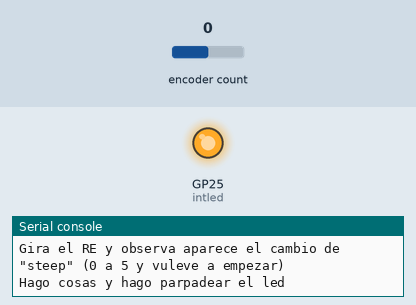
Bench run of a program on a simulated Raspberry Pi Pico running MicroPython. Parts: output pins drawn as LEDs (lit = HIGH), the last lines printed to the serial console. Inputs (shaded band) come from the test bench; at power-on: encoder count 0.

Above: at 1.2 s.
1.3 s: encoder count set to 1
At 3.2 s:
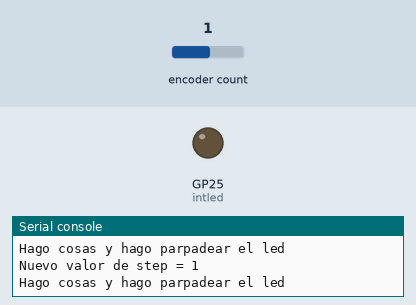
Timing chart, 0 to 39.5 s (numbered marks = the images above; inputs shaded):
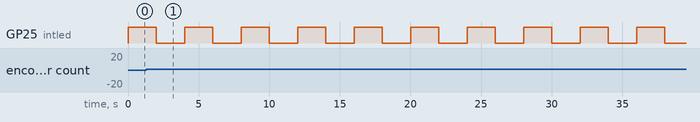

Measured:
- by itself, GP25 (intled): alternates HIGH for 2.0 s and LOW for 2.0 s

The program:

Rbhwt_RElibInt_limitV4.py
```python
# Taller Programación y Robótica en CMM BML – 2024 -2025 - Clase xx
# Programa: basic hw test Rotary Encoder con libreria con Handler- Test #4 limite y vuleve
# Hardware platform: Pico _ & W / funciona igual sin cambios
# Librerias : micropython-rotary
# Ref librerias: https://github.com/MikeTeachman/micropython-rotary
# Fecha JCSP 2023 02 06
# Licencia : CC BY-NC-SA 4.0

from os import uname
# Informative block - start
p_keyOhw = "Rotary Encoder con libreria - Test #2- RE en pins 16 & 17"
p_project = "Rotary Encoder con libreria con Handler - Test #2 - limite y vuelve"
p_version = "1.0"
p_library = "micropython-rotary @miketeachman"
print(f"uPython version: {uname()[3]} ")
print(f"uC: {uname()[4]} - Key other HW: {p_keyOhw}")
print(f"Program: {p_project} - Version: {p_version}")
print(f"Key Library: {p_library}")

import time
from rotary_irq_rp2 import RotaryIRQ
from machine import Pin

# 0 definicion del handler y led
step = None
# 0.2 Internal led config for flashing
intled = Pin("LED", Pin.OUT)
intled.on()

def manejaRE():
    global step
    step = r.value()
    print("Nuevo valor de step =", step)

#1- los 2 pines del Rotary Encoder, si el incremento es decremento -> invertir
TRA = 16
TRB = 17

#2- Creacion  del objeto
r = RotaryIRQ(
    pin_num_clk=TRB,
    pin_num_dt=TRA,
    min_val=0,
    max_val=5,
    reverse=False,
    incr=1,
    range_mode=RotaryIRQ.RANGE_WRAP,
    # pull_up=True, # si pull up por circuito -> comenta
    half_step=False,
    )

# Añade el handler personalizado a las interrupciones la libreria RE
r.add_listener(manejaRE) # se llamará a 'manejaRE' en un cambio de paso en el rotary E.


print('---------------------------')
print('Fin de la inicializacion : con Handler y RANGE_WRAP')
print('Va escribiendo y flaseandoel led interno')
print('Gira el RE y observa aparece el cambio de "steep" (0 a 5 y vuleve a empezar)')


while True:
    print('Hago cosas y hago parpadear el led')
    time.sleep(2)
    intled.toggle() # cambia el led de encendido a apagado y viceversa
```
